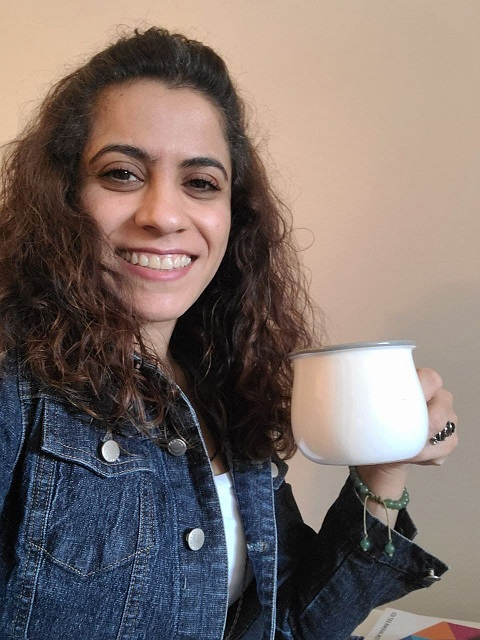
#> input picture Fatemeh_SmartHouse/Pictures/Fatemeh.jpg, 480 x 640 px, given in place of the camera
$ python Attendance_ObjectDetection_SmartHouse.py
#> lines starting #> are read from the running program, lines starting #| are printed output that depends on the picture; after the words box and inside, x2 and y2 are one past the last pixel; in counts of white or black regions, pixels touching at a corner belong together
import cv2
import numpy as np
import pyautogui

yellow_lower = np.array([0, 37, 104])
yellow_upper = np.array([179,121 , 255])
prev_y = 0
'''Number1'''
cap = cv2.VideoCapture(0)
while True:
    _ , frame = cap.read()
#> frame is the input picture: shape (640, 480, 3); mean B, G, R 105.3, 110.2, 123.4
    #gray = cv2.cvtColor(frame, cv2.COLOR_BGR2GRAY)
    hsv = cv2.cvtColor(frame, cv2.COLOR_BGR2HSV)
#> hsv: shape (640, 480, 3); mean H, S, V 40.8, 77, 131.6
    mask = cv2.inRange(hsv, yellow_lower, yellow_upper)
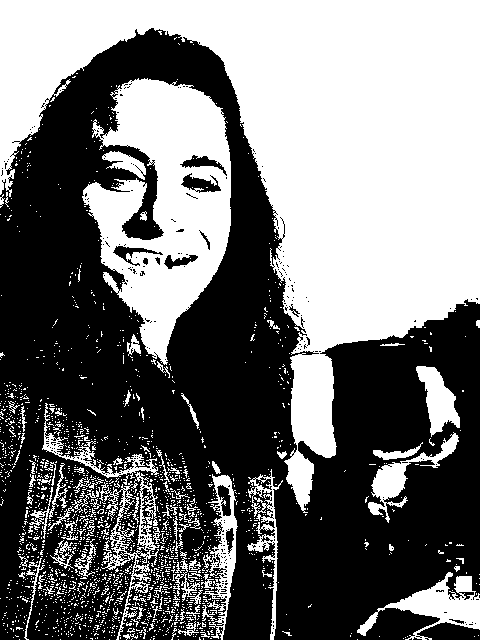
#> mask: shape (640, 480); 46.4% white; 1900 white regions (1806 under 20 px)
    contours, _ = cv2.findContours(mask, cv2.RETR_EXTERNAL, cv2.CHAIN_APPROX_SIMPLE)
#> contours = 1885 contours, 1844 with area under 20; largest, box (x1, y1, x2, y2) and area: (0, 0, 480, 513) 94414, (82, 78, 231, 365) 24227, (357, 572, 480, 640) 2736, (203, 474, 238, 640) 2279, (72, 472, 160, 640) 2128
    #cv2.drawContours(frame, contours, -1, (0, 255, 0), 2)
    #gray = cv2.cvtColor(frame, cv2.COLOR_BGR2GRAY)
    for c in contours:
        area = cv2.contourArea(c)
        if area > 500:
            #cv2.drawContours(frame, contours, -1, (0, 255, 0), 2)
            x, y, w, h = cv2.boundingRect(c)
            #print(x, y, w, h)
            cv2.rectangle(frame, (x, y), (x+w, y+h), (0, 255, 0), 2)
            if y < prev_y:
                pyautogui.press('space')
            elif y > prev_y:
                pyautogui.press('pageup')
            else: continue
            prev_y = y
#> this loop made 1885 passes
#> (area, x, y, w, h, prev_y) on passes 644, 1283, 1300, 1314, 1489, 1596, 1675, 1844, 1878, 1885: (2736, 357, 572, 123, 68, 572), (2279, 203, 474, 35, 166, 474), (2128.5, 72, 472, 88, 168, 472), (1343.5, 247, 469, 36, 171, 469), (1520, 368, 432, 91, 91, 432), (832.5, 42, 403, 117, 76, 403), (1472, 416, 366, 44, 71, 366), (516.5, 102, 151, 44, 29, 151), (24227, 82, 78, 149, 287, 78), (94414.5, 0, 0, 480, 513, 0)
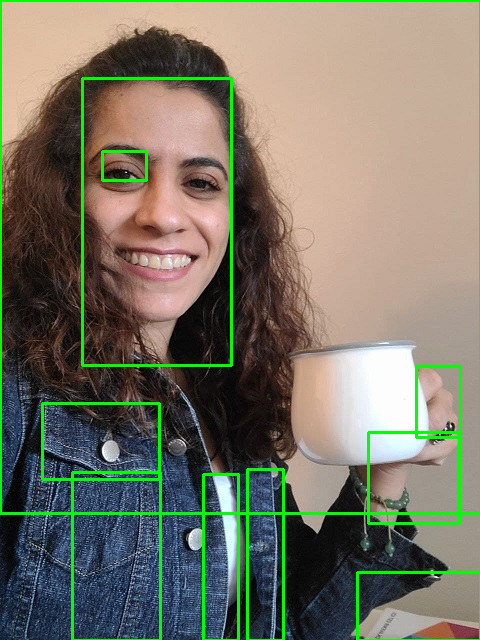
#> frame: shape (640, 480, 3); 4.61% of pixels changed, all inside (x1, y1, x2, y2) = (0, 0, 480, 640)
    cv2.imshow('Frame', frame)
    #cv2.imshow('Gray Image', gray)
    if cv2.waitKey(10) == ord('q'):
#> (key q is pressed here)
        break
cap.release()
cv2.destroyAllWindows()

$ run again, on Fatemeh_SmartHouse/Pictures/Magloire.jpg
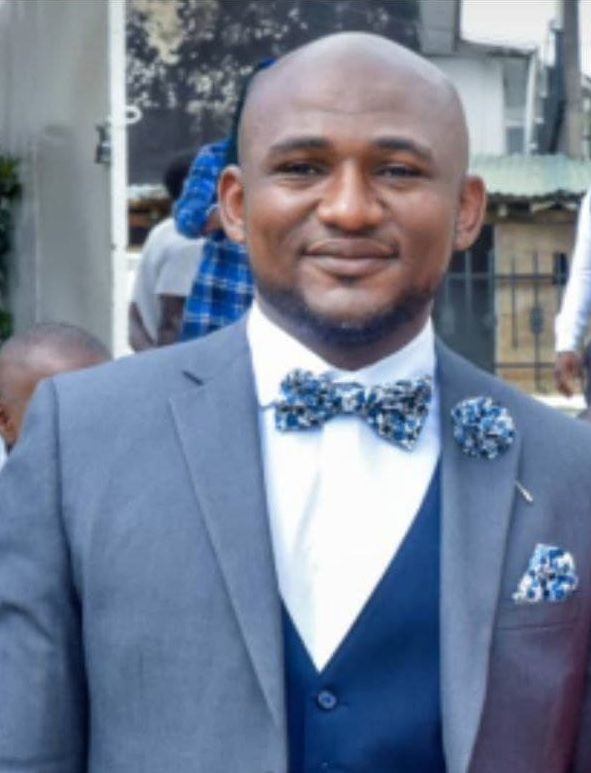
#> input picture Fatemeh_SmartHouse/Pictures/Magloire.jpg, 591 x 773 px, given in place of the camera
#> frame is the input picture: shape (773, 591, 3); mean B, G, R 147.2, 127.3, 116
#> hsv: shape (773, 591, 3); mean H, S, V 95, 76.2, 151.6
#> `mask = cv2.inRange(hsv, yellow_lower, yellow_upper)`:
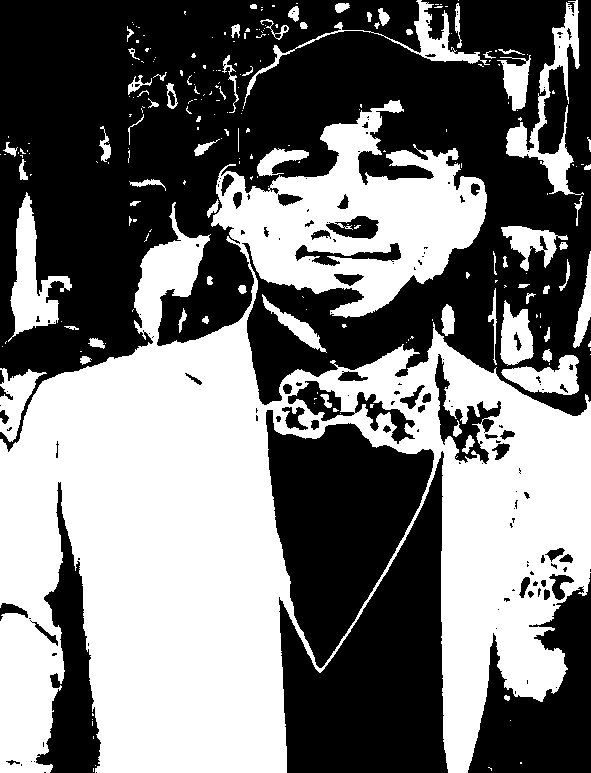
#> mask: shape (773, 591); 46.5% white; 234 white regions (164 under 20 px)
#> contours = 220 contours, 166 with area under 20; largest, box (x1, y1, x2, y2) and area: (0, 100, 591, 773) 219958, (8, 192, 72, 342) 3288, (506, 0, 584, 195) 3160, (501, 355, 579, 395) 1706, (243, 0, 490, 109) 1666
#> the loop `for c in contours:` made 220 passes
#> (area, x, y, w, h, prev_y) on passes 11, 14, 40, 42, 55, 60, 67, 95: (1401, 0, 368, 47, 74, 368), (1706.5, 501, 355, 78, 40, 355), (1420.5, 500, 300, 34, 66, 300), (745, 262, 294, 65, 59, 294), (608.5, 573, 251, 18, 97, 251), (1195.5, 501, 226, 67, 45, 226), (3288.5, 8, 192, 64, 150, 192), (608.5, 257, 148, 52, 28, 148)
#> after the loop `for c in contours:`:
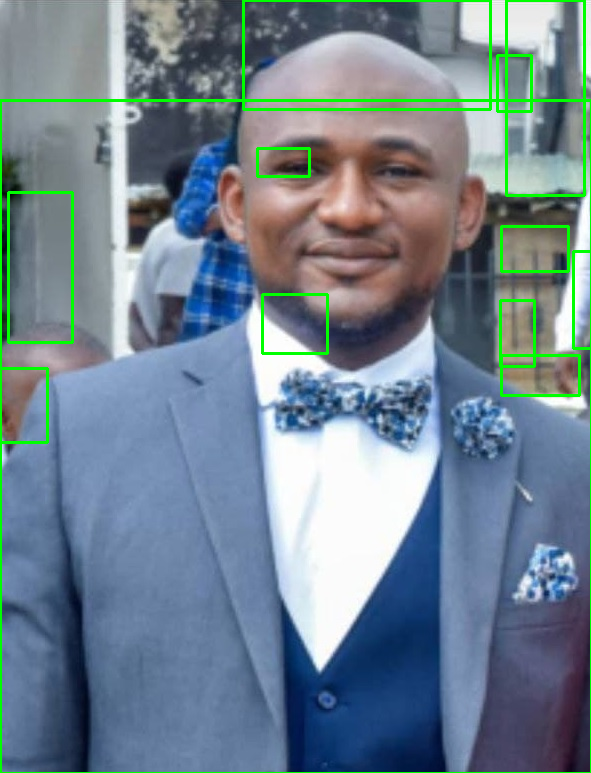
#> frame: shape (773, 591, 3); 2.97% of pixels changed, all inside (x1, y1, x2, y2) = (0, 0, 591, 773)

$ run again, on Fatemeh_SmartHouse/Pictures/Steve.jpg
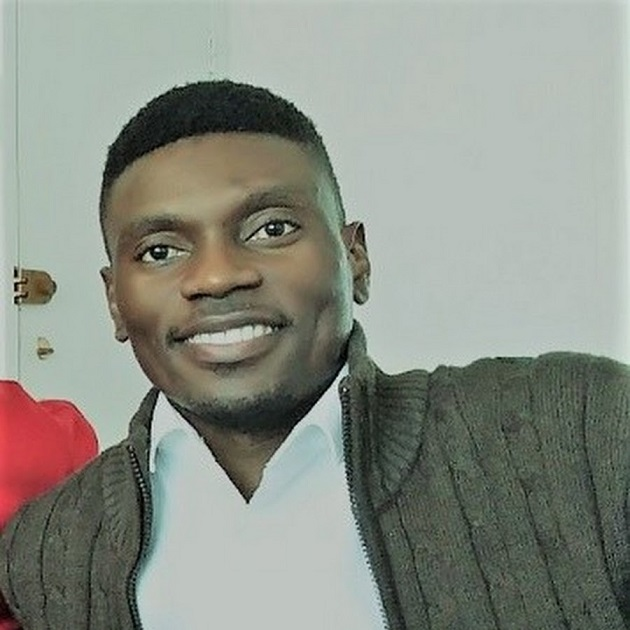
#> input picture Fatemeh_SmartHouse/Pictures/Steve.jpg, 630 x 630 px, given in place of the camera
#> frame is the input picture: shape (630, 630, 3); mean B, G, R 133.4, 142.9, 138.8
#> hsv: shape (630, 630, 3); mean H, S, V 61.5, 33.5, 147.3
#> `mask = cv2.inRange(hsv, yellow_lower, yellow_upper)`:
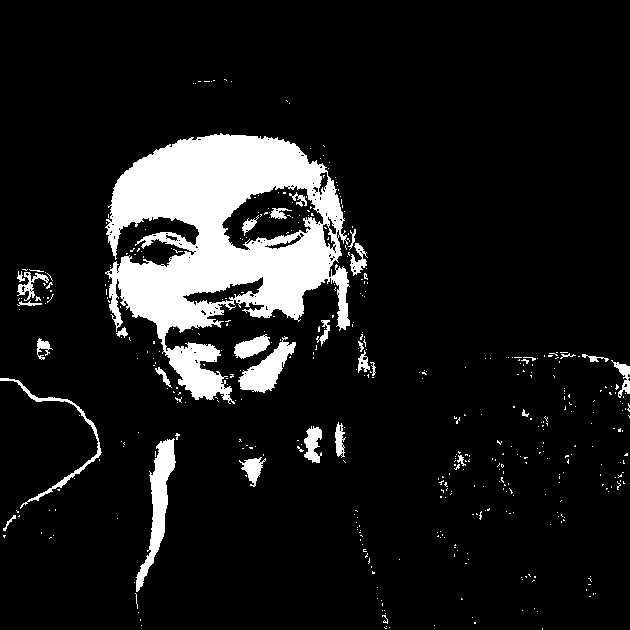
#> mask: shape (630, 630); 10.5% white; 457 white regions (426 under 20 px)
#> contours = 423 contours, 401 with area under 20; largest, box (x1, y1, x2, y2) and area: (105, 133, 350, 404) 36658, (136, 438, 176, 592) 1815, (238, 336, 296, 393) 1256, (0, 378, 102, 509) 548, (234, 334, 270, 359) 466
#> the loop `for c in contours:` made 423 passes
#> (area, x, y, w, h, prev_y) on passes 192, 256, 324, 413: (1815, 136, 438, 40, 154, 438), (548, 0, 378, 102, 131, 378), (1256.5, 238, 336, 58, 57, 336), (36657.5, 105, 133, 245, 271, 133)
#> after the loop `for c in contours:`:
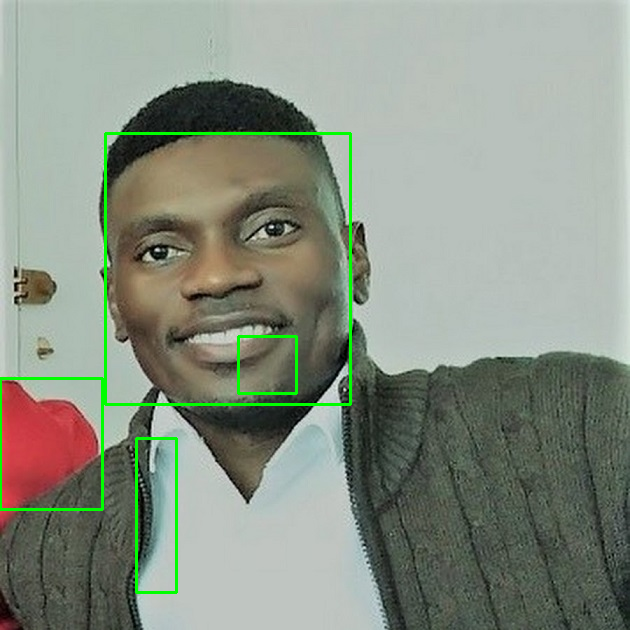
#> frame: shape (630, 630, 3); 1.56% of pixels changed, all inside (x1, y1, x2, y2) = (0, 132, 352, 594)
